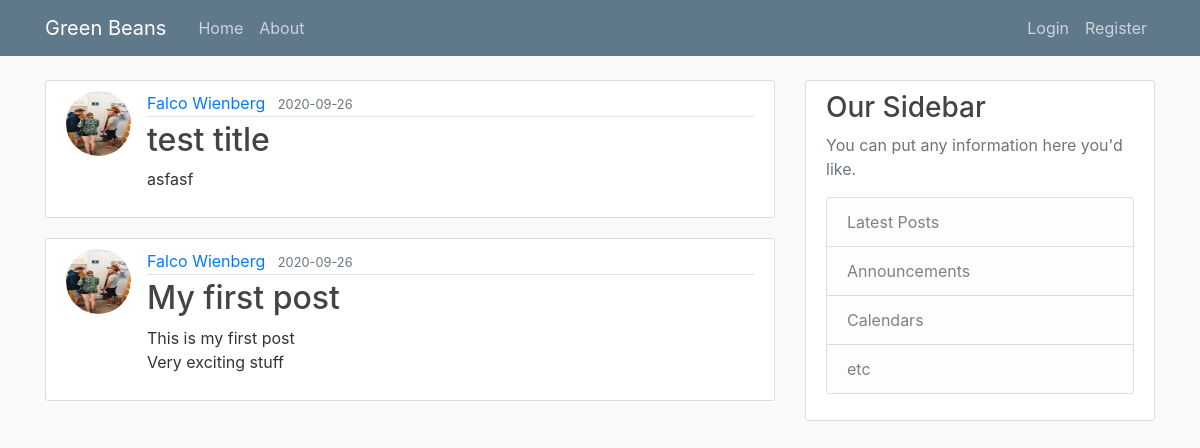
Page /home on the earlier database version.
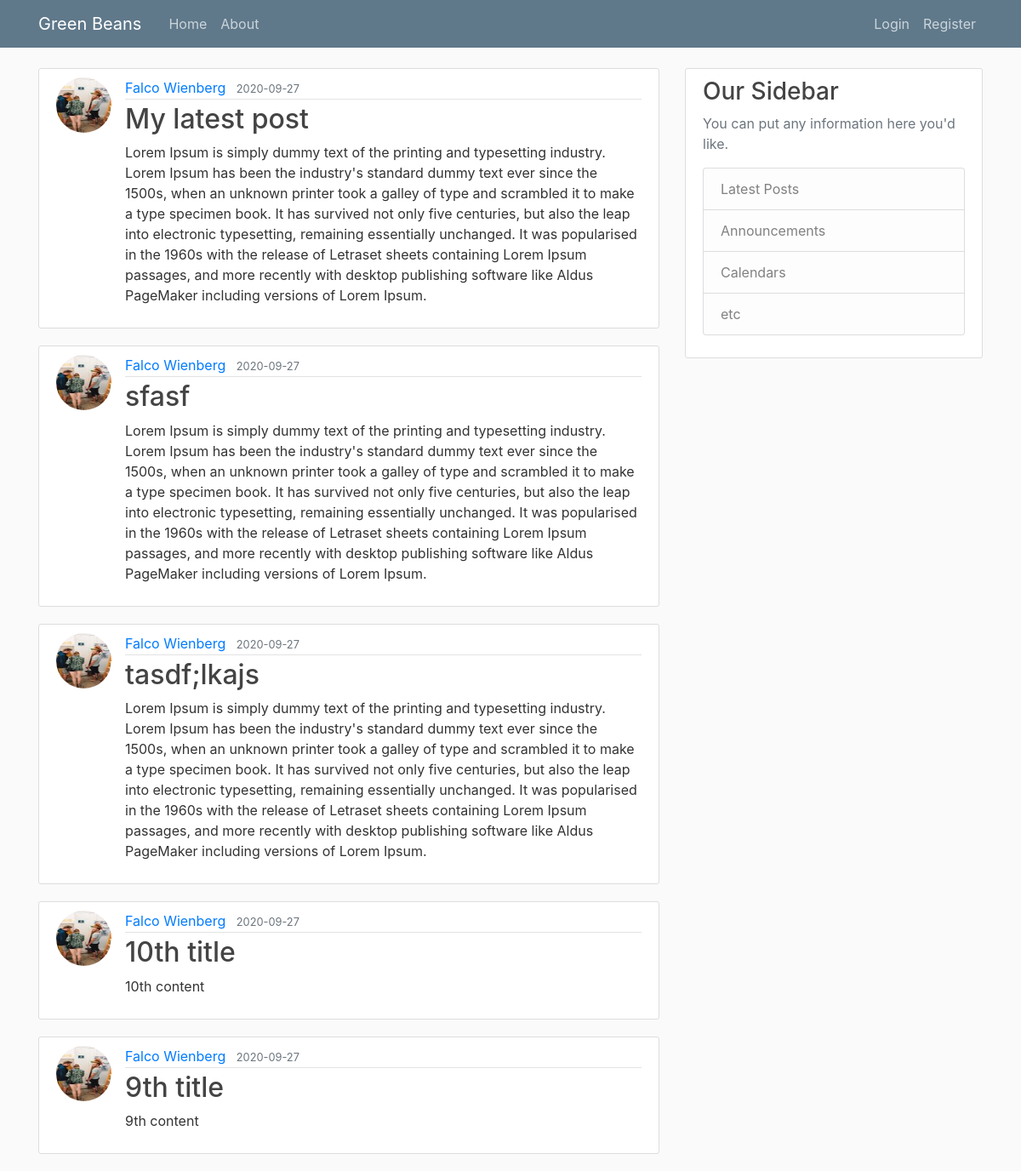
Same page on the later database version.
### greenbeans/models.py (models this page shows, shortened)
class Post(db.Model):
    id = db.Column(db.Integer, primary_key=True)
    title = db.Column(db.String(100), nullable=False)
    date_posted = db.Column(db.DateTime, nullable=False, default=datetime.utcnow)
    content = db.Column(db.Text, nullable=False)
    user_id = db.Column(db.Integer, db.ForeignKey('user.id'), nullable=False)

class User(db.Model, UserMixin):
    id = db.Column(db.Integer, primary_key=True)
    username = db.Column(db.String(20), unique=True, nullable=False)
    email = db.Column(db.String(120), unique=True, nullable=False)
    image_file = db.Column(db.String(20), nullable=False, default='default.jpg')
    password = db.Column(db.String(60), nullable=False)
    posts = db.relationship('Post', backref='author', lazy="dynamic")

### greenbeans/routes.py (the view)
@app.route("/")
@app.route("/home")
def home():
    page = request.args.get('page', 1, type=int)
    posts = Post.query.order_by(Post.date_posted.desc()).paginate(per_page=5, page=page)
    return render_template('home.html', posts=posts)

### greenbeans/templates/home.html
{% extends "layout.html" %}
{% block content %}
    {% for post in posts %}
        <article class="media content-section">
          <img class="rounded-circle article-img" src="{{ url_for('static', filename='profile_pics/' + post.author.image_file) }}">
          <div class="media-body">
            <div class="article-metadata">
              <a class="mr-2" href="#">{{ post.author.username }}</a>
              <small class="text-muted">{{ post.date_posted.strftime('%Y-%m-%d') }}</small>
            </div>
            <h2><a class="article-title" href="{{ url_for('post', post_id=post.id) }}">{{ post.title }}</a></h2>
            <p class="article-content">{{ post.content }}</p>
          </div>
        </article>
    {% endfor %}
{% endblock content %}

### greenbeans/templates/layout.html (shortened to what this page needs)
<!DOCTYPE html>
<html>
    <link rel="stylesheet" href="https://stackpath.bootstrapcdn.com/bootstrap/4.3.1/css/bootstrap.min.css">
    <link rel="stylesheet" type="text/css" href="{{ url_for('static', filename='main.css') }}">
<body>
    <header class="site-header">
        <nav class="navbar navbar-expand-md navbar-dark bg-steel fixed-top">
          <div class="container">
            <a class="navbar-brand mr-4" href="/">Green Beans</a>
            <div class="collapse navbar-collapse" id="navbarToggle">
              <div class="navbar-nav mr-auto">
                <a class="nav-item nav-link" href="{{ url_for('home') }}">Home</a>
                <a class="nav-item nav-link" href="{{ url_for('about') }}">About</a>
              </div>
              <div class="navbar-nav">
                {% if current_user.is_authenticated %}
                  <a class="nav-item nav-link" href="{{ url_for('new_post') }}">New Post</a>
                  <a class="nav-item nav-link" href="{{ url_for('account') }}">Account</a>
                  <a class="nav-item nav-link" href="{{ url_for('logout') }}">Logout</a>
                {% else %}
                  <a class="nav-item nav-link" href="{{ url_for('login') }}">Login</a>
                  <a class="nav-item nav-link" href="{{ url_for('register') }}">Register</a>
                {% endif %}
              </div>
            </div>
          </div>
        </nav>
    </header>
    <main role="main" class="container">
        <div class="row">
          <div class="col-md-8">
            {% block content %}{% endblock %}
          </div>
          <div class="col-md-4">
            <div class="content-section">
              <h3>Our Sidebar</h3>
              <p class='text-muted'>You can put any information here you'd like.
                <ul class="list-group">
                  <li class="list-group-item list-group-item-light">Latest Posts</li>
                  <li class="list-group-item list-group-item-light">Announcements</li>
                  <li class="list-group-item list-group-item-light">Calendars</li>
                  <li class="list-group-item list-group-item-light">etc</li>
                </ul>
              </p>
            </div>
          </div>
        </div>
    </main>
</body>
</html>

### greenbeans/static/main.css (style rules this page uses)
body { background: #fafafa; color: #333333; margin-top: 5rem; }
h1, h2, h3, h4, h5, h6 { color: #444444; }
.bg-steel { background-color: #5f788a; }
.site-header .navbar-nav .nav-link { color: #cbd5db; }
.content-section { background: #ffffff; padding: 10px 20px; border: 1px solid #dddddd; border-radius: 3px; margin-bottom: 20px; }
.article-title { color: #444444; }
.article-content { white-space: pre-line; }
.article-img { height: 65px; width: 65px; margin-right: 16px; }
.article-metadata { padding-bottom: 1px; margin-bottom: 4px; border-bottom: 1px solid #e3e3e3 }

Differences in the rows shown:
no longer on this page (row edited): Post: image_file (picture), author.username "Falco Wienberg", date_posted "2020-09-26", title "test title", content "asfasf"
no longer on this page (row edited): Post: image_file (picture), author.username "Falco Wienberg", date_posted "2020-09-26", title "My first post", content "This is my first post Very exciting stuff"
added Post: image_file (picture), author.username "Falco Wienberg", date_posted "2020-09-27", title "My latest post", content "Lorem Ipsum is simply dummy text of the printing and typesetting industry. Lorem Ipsum has been the industry's standard dummy text ever since the 1500s, when an unknown printer took a galley of type and scrambled it to make a type specimen book. It has survived not only five centuries, but also the leap into electronic typesetting, remaining essentially unchanged. It was popularised in the 1960s with the release of Letraset sheets containing Lorem Ipsum passages, and more recently with desktop publishing software like Aldus PageMaker including versions of Lorem Ipsum."
added Post: image_file (picture), author.username "Falco Wienberg", date_posted "2020-09-27", title "sfasf", content "Lorem Ipsum is simply dummy text of the printing and typesetting industry. Lorem Ipsum has been the industry's standard dummy text ever since the 1500s, when an unknown printer took a galley of type and scrambled it to make a type specimen book. It has survived not only five centuries, but also the leap into electronic typesetting, remaining essentially unchanged. It was popularised in the 1960s with the release of Letraset sheets containing Lorem Ipsum passages, and more recently with desktop publishing software like Aldus PageMaker including versions of Lorem Ipsum."
added Post: image_file (picture), author.username "Falco Wienberg", date_posted "2020-09-27", title "tasdf;lkajs", content "Lorem Ipsum is simply dummy text of the printing and typesetting industry. Lorem Ipsum has been the industry's standard dummy text ever since the 1500s, when an unknown printer took a galley of type and scrambled it to make a type specimen book. It has survived not only five centuries, but also the leap into electronic typesetting, remaining essentially unchanged. It was popularised in the 1960s with the release of Letraset sheets containing Lorem Ipsum passages, and more recently with desktop publishing software like Aldus PageMaker including versions of Lorem Ipsum."
added Post: image_file (picture), author.username "Falco Wienberg", date_posted "2020-09-27", title "10th title", content "10th content"
added Post: image_file (picture), author.username "Falco Wienberg", date_posted "2020-09-27", title "9th title", content "9th content"
